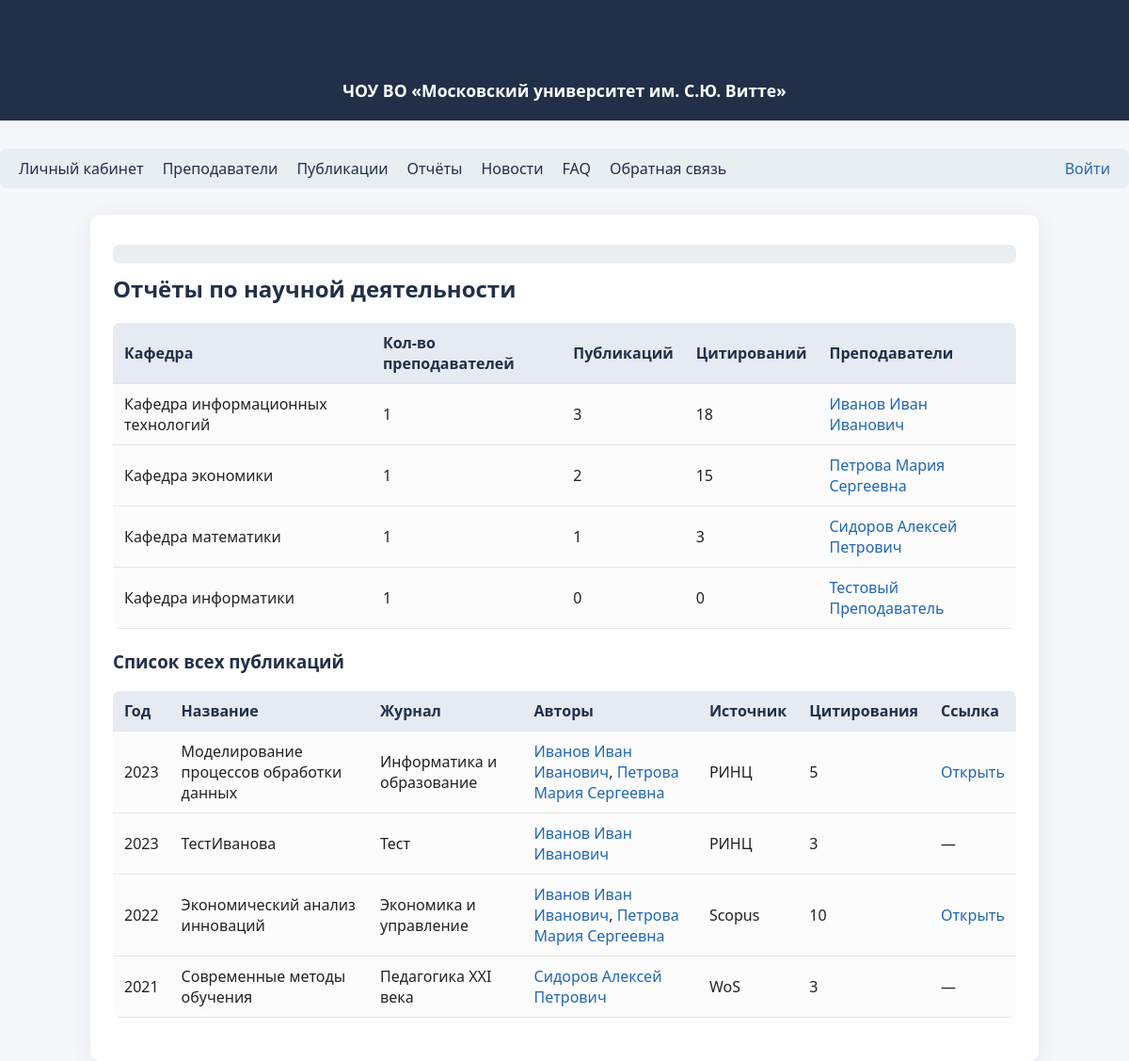
Page /reports on the committed database.
### tables this page shows
CREATE TABLE lecturers (
            id INTEGER PRIMARY KEY AUTOINCREMENT,
            fio TEXT,
            position TEXT,
            department TEXT,
            academic_degree TEXT,
            orcid TEXT,
            email TEXT
        );

CREATE TABLE publications (
            id INTEGER PRIMARY KEY AUTOINCREMENT,
            title TEXT,
            year INTEGER,
            journal TEXT,
            source TEXT,
            link TEXT,
            citations INTEGER,
            doi TEXT,
            file_path TEXT,
            status TEXT DEFAULT 'new',
            review_comment TEXT,
            revision_deadline TEXT,
            reviewer_id INTEGER
        );

### app/routes.py (the view)
@bp.route('/reports')
def reports():
    lecturers = get_all_lecturers()
    pubs = get_all_publications()
    departments = {}
    for l in lecturers:
        dep = l['department']
        if dep not in departments:
            departments[dep] = {'lecturers': [], 'publications': 0, 'citations': 0}
        departments[dep]['lecturers'].append(l)
        pubs_by_l = get_publications_by_lecturer(l['id'])
        departments[dep]['publications'] += len(pubs_by_l)
        departments[dep]['citations'] += sum([int(p['citations']) for p in pubs_by_l if p['citations']])
    return render_template(
        'reports.html',
        departments=departments,
        pubs=pubs,
        breadcrumbs=[('Отчёты', None)]
    )

### app/models.py (called while the page is built)
def get_db():
    db = getattr(g, '_database', None)
    if db is None:
        db = g._database = sqlite3.connect(DATABASE)
        db.row_factory = sqlite3.Row
    return db

def get_all_lecturers():
    db = get_db()
    return db.execute(
        "SELECT * FROM lecturers"
    ).fetchall()

def get_all_publications():
    db = get_db()
    pubs = db.execute(
        "SELECT * FROM publications ORDER BY year DESC"
    ).fetchall()
    return pubs

def get_publications_by_lecturer(lecturer_id):
    db = get_db()
    pubs = db.execute(
        "SELECT p.* FROM publications p "
        "JOIN lecturer_publications lp ON p.id = lp.publication_id "
        "WHERE lp.lecturer_id = ? ORDER BY p.year DESC",
        (lecturer_id,)
    ).fetchall()
    return pubs

### app/routes.py (called while the page is built)
@bp.before_app_request
def load_logged_in_user():
    user_id = session.get('user_id')
    g.user = get_user_by_id(user_id) if user_id else None

### app/templates/reports.html (shortened to what this page needs)
{% extends "base.html" %}
{% block content %}
<h2>Отчёты по научной деятельности</h2>
<table>
    <thead>
        <tr>
            <th>Кафедра</th>
            <th>Кол-во преподавателей</th>
            <th>Публикаций</th>
            <th>Цитирований</th>
            <th>Преподаватели</th>
        </tr>
    </thead>
    <tbody>
    {% for department, data in departments.items() %}
        <tr>
            <td>{{ department }}</td>
            <td>{{ data['lecturers']|length }}</td>
            <td>{{ data['publications'] }}</td>
            <td>{{ data['citations'] }}</td>
            <td>
                {% for l in data['lecturers'] %}
                    <a href="{{ url_for('main.lecturer_profile', lecturer_id=l['id']) }}">{{ l['fio'] }}</a>{% if not loop.last %}, {% endif %}
                {% endfor %}
            </td>
        </tr>
    {% endfor %}
    </tbody>
</table>
<h3>Список всех публикаций</h3>
<table>
    <thead>
        <tr>
            <th>Год</th>
            <th>Название</th>
            <th>Журнал</th>
            <th>Авторы</th>
            <th>Источник</th>
            <th>Цитирования</th>
            <th>Ссылка</th>
        </tr>
    </thead>
    <tbody>
    {% for pub in pubs %}
        <tr>
            <td>{{ pub['year'] }}</td>
            <td>{{ pub['title'] }}</td>
            <td>{{ pub['journal'] }}</td>
            <td>
                {% set authors = [] %}
                {% for lecturer in get_all_lecturers() %}
                    {% for lp in get_publications_by_lecturer(lecturer['id']) %}
                        {% if lp['id'] == pub['id'] %}
                            {% set _ = authors.append('<a href="' ~ url_for('main.lecturer_profile', lecturer_id=lecturer['id']) ~ '">' ~ lecturer['fio'] ~ '</a>') %}
                        {% endif %}
                    {% endfor %}
                {% endfor %}
                {{ authors|join(', ')|safe }}
            </td>
            <td>{{ pub['source'] }}</td>
            <td>{{ pub['citations']|default(0) }}</td>
            <td>
                {% if pub['link'] %}
                    <a href="{{ pub['link'] }}" target="_blank">Открыть</a>
                {% else %}
                    —
                {% endif %}
            </td>
        </tr>
    {% endfor %}
    </tbody>
</table>
{% endblock %}

### app/static/css/style.css (style rules this page uses)
body { font-family: 'Segoe UI', Arial, sans-serif; background: #f5f7fa; margin: 0; padding: 0; color: #222; }
h1, h2, h3 { color: #212f49; margin-top: 0; }
a { color: #2067b2; text-decoration: none; }
table { border-collapse: collapse; width: 100%; margin-bottom: 22px; background: #fcfcfc; border-radius: 7px; overflow: hidden; }
th, td { padding: 10px 12px; text-align: left; border-bottom: 1px solid #e5e5e5; }
th { background: #e6eaf2; color: #212f49; font-weight: 600; }

### rows in the picture
lecturers: department "Кафедра информационных технологий", lecturers|length "1", publications "3", citations "18", fio "Иванов Иван Иванович"
lecturers: department "Кафедра экономики", lecturers|length "1", publications "2", citations "15", fio "Петрова Мария Сергеевна"
lecturers: department "Кафедра математики", lecturers|length "1", publications "1", citations "3", fio "Сидоров Алексей Петрович"
lecturers: department "Кафедра информатики", lecturers|length "1", publications "0", citations "0", fio "Тестовый Преподаватель"
publications: year "2023", title "Моделирование процессов обработки данных", journal "Информатика и образование", authors "Иванов Иван Иванович , Петрова Мария Сергеевна", source "РИНЦ", citations "5"
publications: year "2023", title "ТестИванова", journal "Тест", authors "Иванов Иван Иванович", source "РИНЦ", citations "3"
publications: year "2022", title "Экономический анализ инноваций", journal "Экономика и управление", authors "Иванов Иван Иванович , Петрова Мария Сергеевна", source "Scopus", citations "10"
publications: year "2021", title "Современные методы обучения", journal "Педагогика XXI века", authors "Сидоров Алексей Петрович", source "WoS", citations "3"
